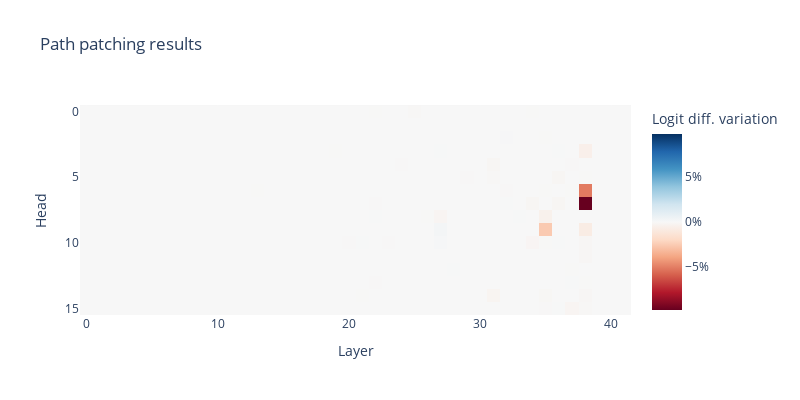

Notebook code for this chart:
### Markdown cell above
Similarly we can run patching with 100 examples using `gemma_2_9b_offline.py`. Below we load and visualize the results.

### Code cell
filename = "./results/gemma_2_9b/ind_h39_7_v.pt"
results_h39_7_v = t.load(filename)
visualize_heatmap(results_h39_7_v)

### Figure 1 — Plotly figure (JSON) as saved in the notebook; plotly's stock layout.template omitted (floating-point values rounded to 4 significant figures; data arrays with more than 128 entries replaced by an {"elided": "..."} marker saying what was removed)
{"data": [{"coloraxis": "coloraxis", "hovertemplate": "Layer: %{x}<br>Head: %{y}<br>Logit diff. variation: %{z}<extra></extra>", "name": "0", "type": "heatmap", "xaxis": "x", "yaxis": "y", "z": {"elided": "16x42 float values"}}], "layout": {"coloraxis": {"cmid": 0, "colorbar": {"ticksuffix": "%", "title": {"text": "Logit diff. variation"}}, "colorscale": [[0, "rgb(103,0,31)"], [0.1, "rgb(178,24,43)"], [0.2, "rgb(214,96,77)"], [0.3, "rgb(244,165,130)"], [0.4, "rgb(253,219,199)"], [0.5, "rgb(247,247,247)"], [0.6, "rgb(209,229,240)"], [0.7, "rgb(146,197,222)"], [0.8, "rgb(67,147,195)"], [0.9, "rgb(33,102,172)"], [1, "rgb(5,48,97)"]]}, "height": 400, "title": {"text": "Path patching results "}, "width": 800, "xaxis": {"anchor": "y", "constrain": "domain", "domain": [0, 1], "scaleanchor": "y", "title": {"text": "Layer"}}, "yaxis": {"anchor": "x", "autorange": "reversed", "constrain": "domain", "domain": [0, 1], "title": {"text": "Head"}}}}
